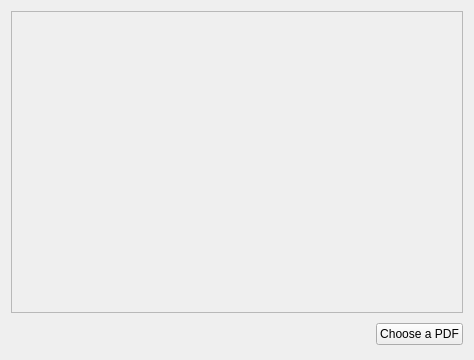
<?xml version="1.0" encoding="UTF-8"?>
<ui version="4.0">
 <class>Widget</class>
 <widget class="QWidget" name="Widget">
  <property name="geometry">
   <rect>
    <x>0</x>
    <y>0</y>
    <width>474</width>
    <height>360</height>
   </rect>
  </property>
  <property name="windowTitle">
   <string>Widget</string>
  </property>
  <layout class="QVBoxLayout" name="verticalLayout">
   <item>
    <widget class="QFrame" name="frame">
     <property name="frameShape">
      <enum>QFrame::StyledPanel</enum>
     </property>
     <property name="frameShadow">
      <enum>QFrame::Raised</enum>
     </property>
    </widget>
   </item>
   <item>
    <widget class="QWidget" name="widget" native="true">
     <property name="maximumSize">
      <size>
       <width>16777215</width>
       <height>30</height>
      </size>
     </property>
     <layout class="QHBoxLayout" name="horizontalLayout_2">
      <property name="spacing">
       <number>0</number>
      </property>
      <property name="leftMargin">
       <number>0</number>
      </property>
      <property name="topMargin">
       <number>0</number>
      </property>
      <property name="rightMargin">
       <number>0</number>
      </property>
      <property name="bottomMargin">
       <number>0</number>
      </property>
      <item>
       <spacer name="horizontalSpacer">
        <property name="orientation">
         <enum>Qt::Horizontal</enum>
        </property>
        <property name="sizeHint" stdset="0">
         <size>
          <width>40</width>
          <height>20</height>
         </size>
        </property>
       </spacer>
      </item>
      <item>
       <widget class="QPushButton" name="pbtChoosePdf">
        <property name="text">
         <string>Choose a PDF</string>
        </property>
       </widget>
      </item>
     </layout>
    </widget>
   </item>
  </layout>
 </widget>
 <resources/>
 <connections/>
</ui>
